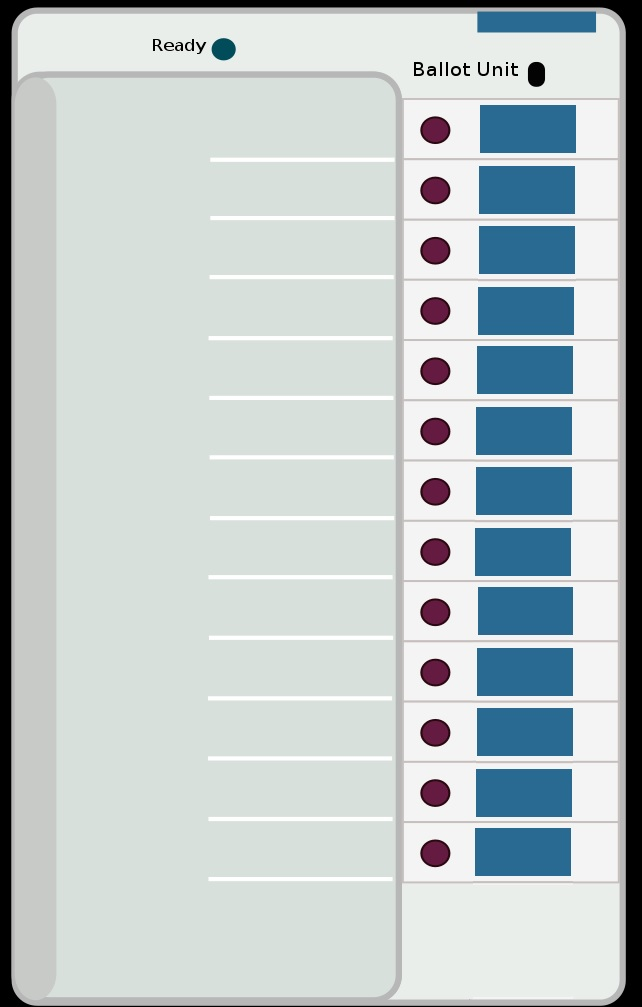
#> input picture rect_evm.jpg, 642 x 1007 px
$ python evm_detect.py
#> lines starting #> are read from the running program, lines starting #| are printed output that depends on the picture; after the words box and inside, x2 and y2 are one past the last pixel; in counts of white or black regions, pixels touching at a corner belong together
# import the necessary packages
import argparse
import cv2

image = cv2.imread('rect_evm.jpg')
#> image is the input picture: shape (1007, 642, 3); mean B, G, R 200.5, 199.1, 189

# convert the resized image to grayscale, blur it slightly,
# and threshold it
gray = cv2.cvtColor(image, cv2.COLOR_BGR2GRAY)
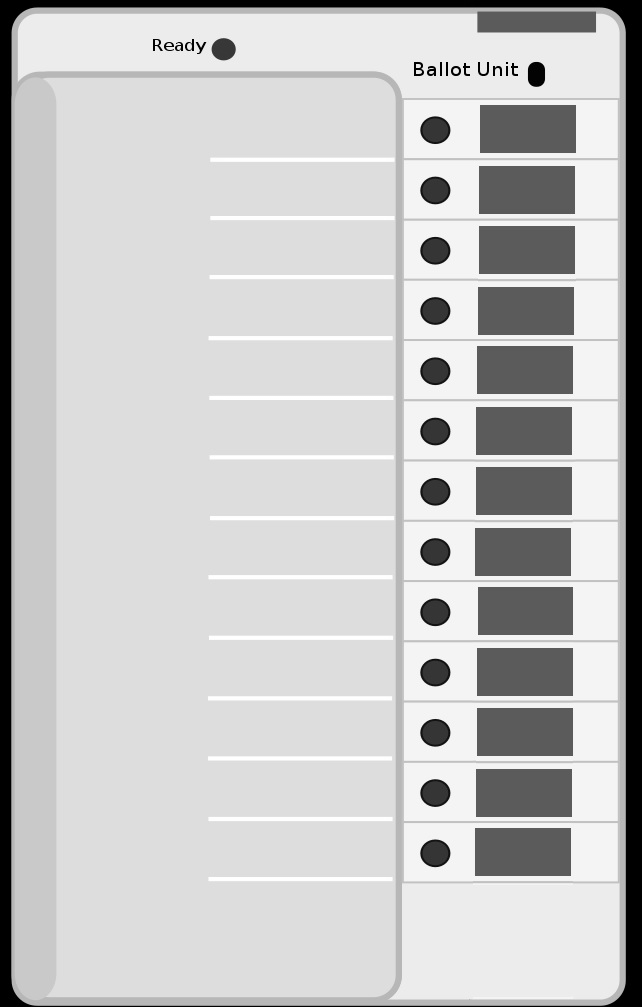
#> gray: shape (1007, 642); min 0, max 255, mean 196.4
#blurred = cv2.GaussianBlur(gray, (5, 5), 0)
#thresh = cv2.threshold(gray, 100, 255, cv2.THRESH_BINARY)[1]
thresh = cv2.inRange(image, (100,0,0), (255,110,100))
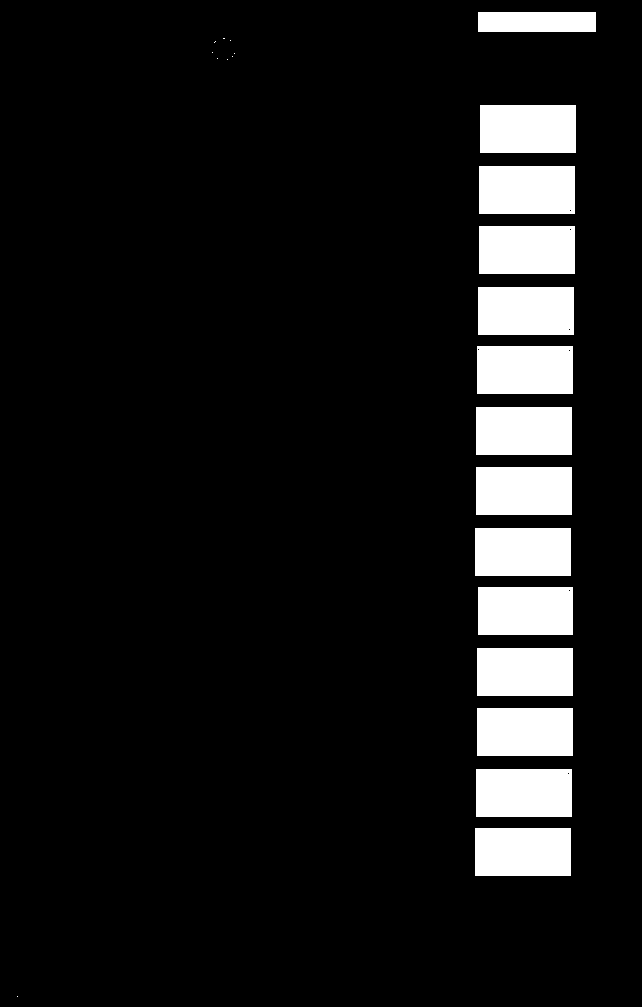
#> thresh: shape (1007, 642); 9.6% white; 23 white regions (9 under 20 px)

# find contours in the thresholded image and initialize the
# shape detector
cnts = cv2.findContours(thresh.copy(), cv2.RETR_EXTERNAL,
	cv2.CHAIN_APPROX_NONE)[1]
#> cnts = 23 contours, 9 with area under 20; largest, box (x1, y1, x2, y2) and area: (475, 828, 571, 876) 4465, (476, 769, 572, 817) 4465, (477, 708, 573, 756) 4465, (477, 648, 573, 696) 4465, (475, 528, 571, 576) 4465
cnt = sorted(cnts, key=cv2.contourArea)
#> cnt has the same summary as cnts
cv2.drawContours(image, cnts, -1, (0, 255, 0), 1)
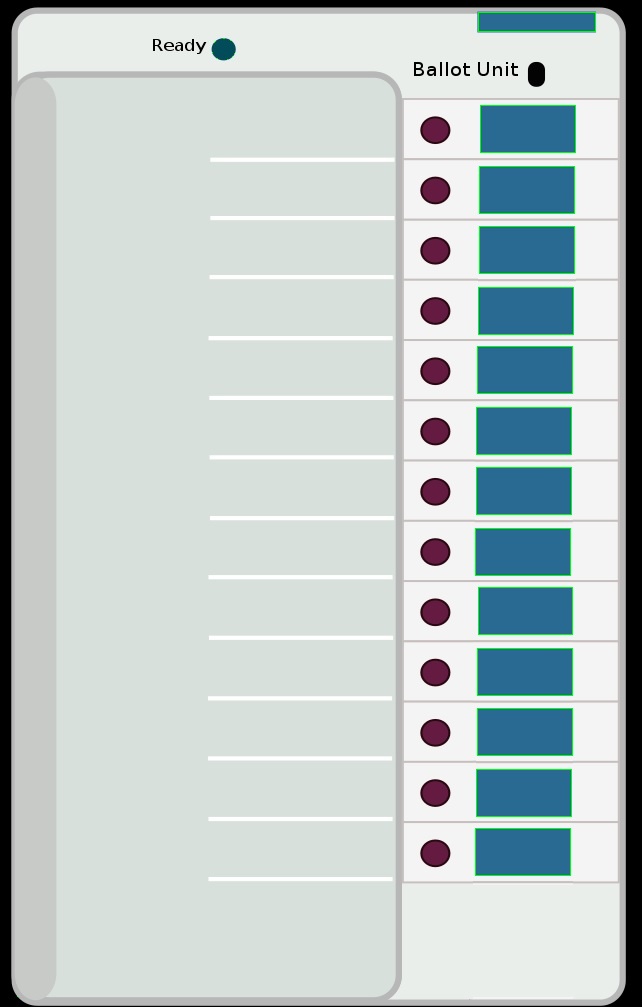
#> image: shape (1007, 642, 3); 0.61% of pixels changed, all inside (x1, y1, x2, y2) = (17, 12, 596, 997)
cv2.imshow("buttons", image)
cv2.waitKey(0)

$ run again, with EVM.jpg copied over rect_evm.jpg
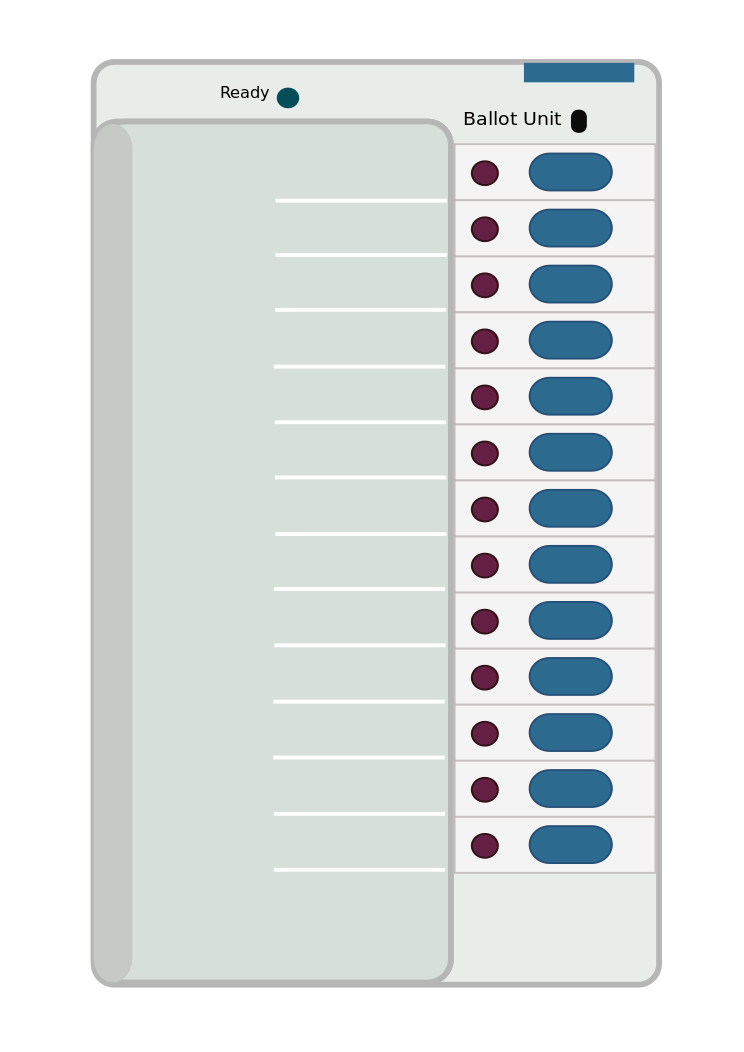
#> input picture EVM.jpg, 744 x 1052 px
#> image is the input picture: shape (1052, 744, 3); mean B, G, R 226.5, 226.4, 220.6
#> `thresh = cv2.inRange(image, (100,0,0), (255,110,100))`:
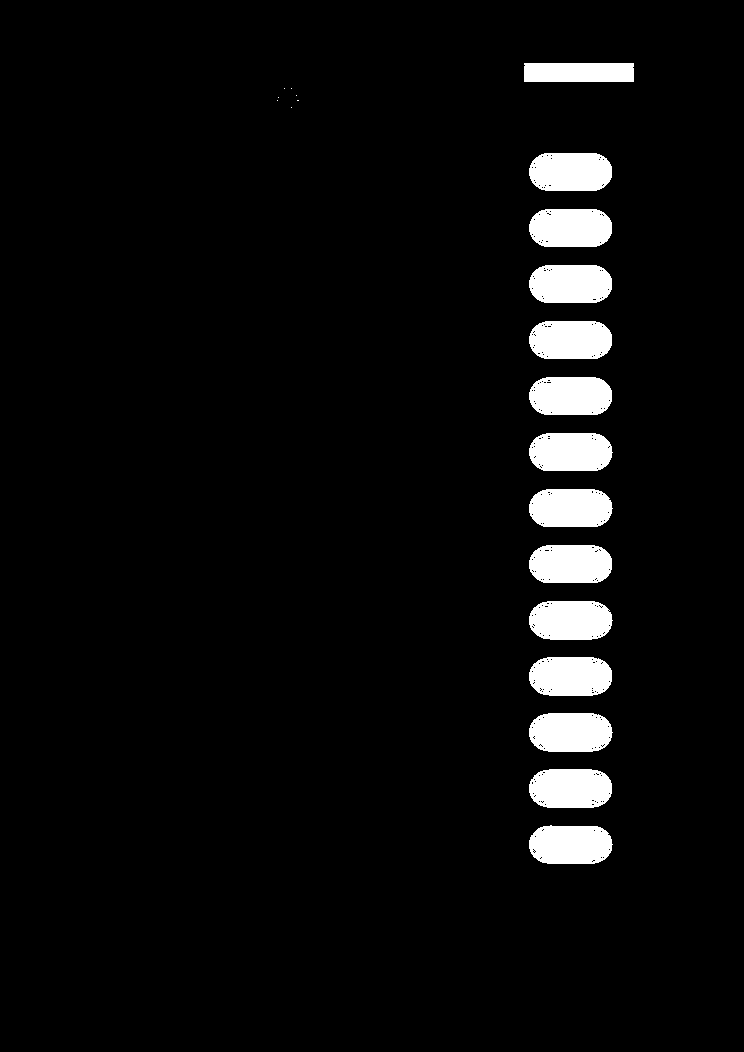
#> thresh: shape (1052, 744); 5% white; 21 white regions (7 under 20 px)
#> cnts = 21 contours, 7 with area under 20; largest, box (x1, y1, x2, y2) and area: (529, 713, 613, 752) 2786, (529, 657, 612, 696) 2784, (529, 601, 613, 640) 2784, (529, 769, 612, 808) 2782, (529, 433, 613, 471) 2746
#> cnt has the same summary as cnts
#> `cv2.drawContours(image, cnts, -1, (0, 255, 0), 1)`:
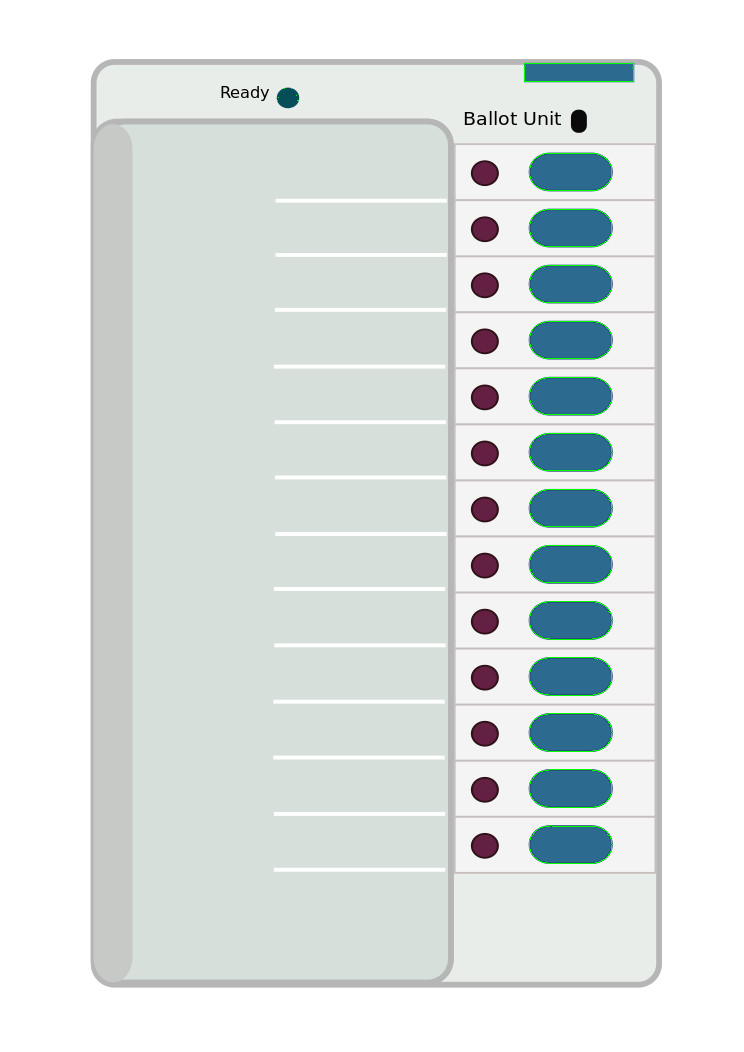
#> image: shape (1052, 744, 3); 0.36% of pixels changed, all inside (x1, y1, x2, y2) = (277, 63, 634, 864)
